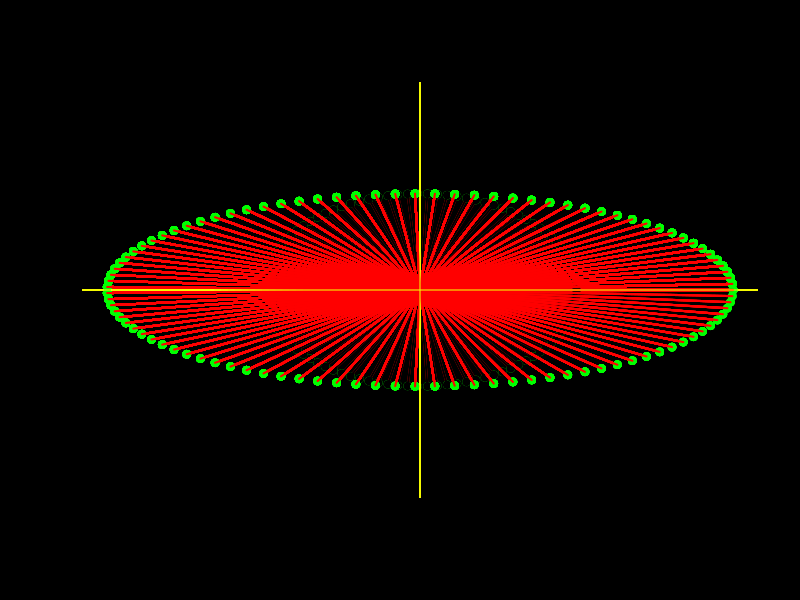

R code for this plot:
n <- 100

angles <- seq(0, 2 * pi, length.out = n)

x <- cos(angles)
y <- sin(angles)

par(bg = "black")
plot(NA, NA, xlim = c(-2, 2), ylim = c(-2, 2))

points(x, y, col = "green", pch = 19)
abline(h = 0, col = "#f5fc02")
abline(v = 0, col = "#f5fc02")
segments(0, 0, x, y, col = "red", lwd = 2)

a <- matrix(c(x, y), nrow = 2, byrow = TRUE)

trans <- matrix(c(2, 0, 0, 1), nrow = 2, byrow = TRUE)

b <- trans %*% a

pause <- function(seconds){
  start <- Sys.time()
  while((Sys.time() - start) < seconds){}
}

for (i in 1:100) {
  points(x[i], y[i], col = "black", pch = 19)
  segments(0, 0, x[i], y[i], col = "black", lwd = 2)
  
  points(b[1, i], b[2, i], col = "green", pch = 19)
  points(b[1, 1:i], b[2, 1:i], col = "green", pch = 19)
  
  segments(0, 0, b[1, i], b[2, i], col = "red", lwd = 2)
  segments(0, 0, b[1, 1:i], b[2, 1:i], col = "red", lwd = 2)
  
  abline(h = 0, col = "#f5fc02")
  abline(v = 0, col = "#f5fc02")
  
  pause(0.25)
}
